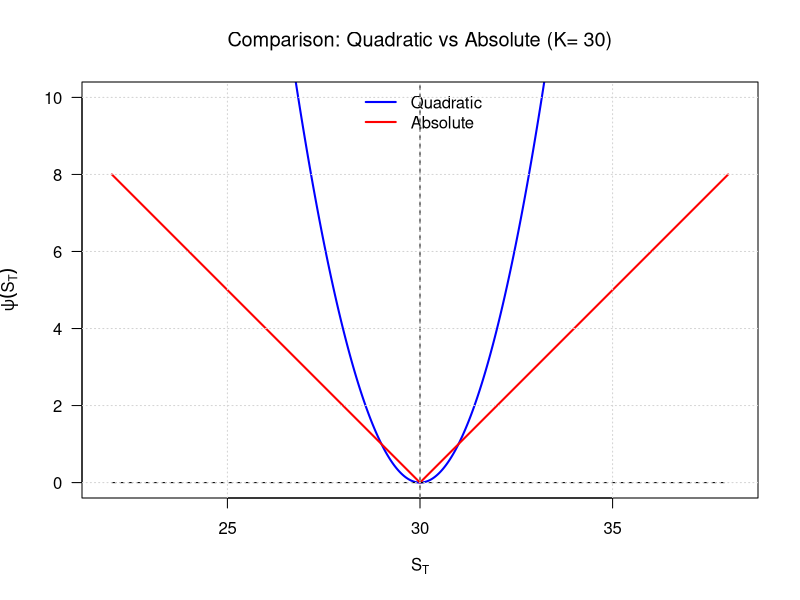
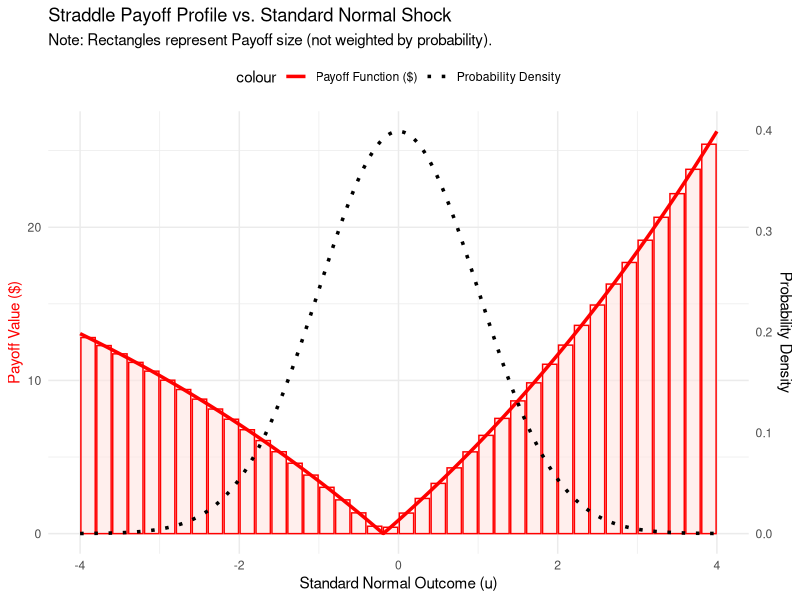
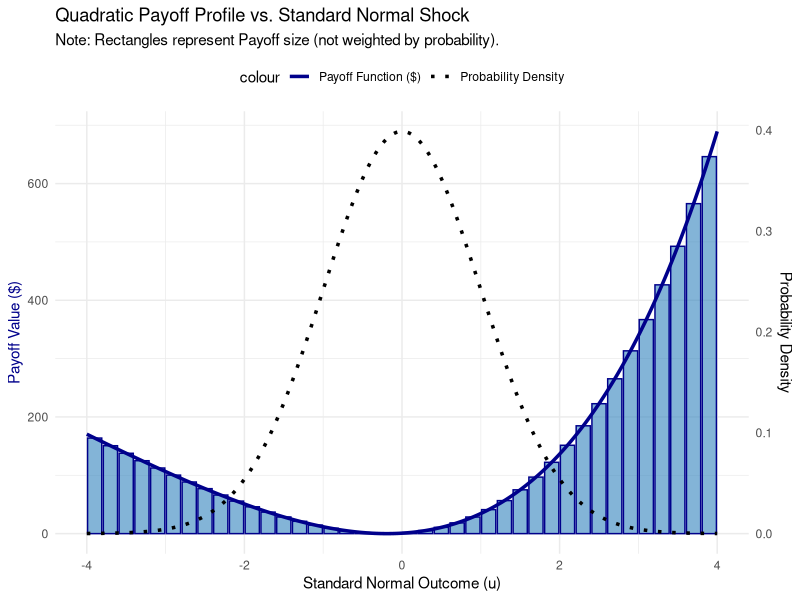

These charts were generated, in order, by the following R code:
# ==============================================================================
# LLSMS2225 Group Project
# ==============================================================================

# ==============================================================================
# FIGURE 1.2 - Payoff of Absolute (Straddle) vs Quadratic (Variance)
# ==============================================================================

# Clean workspace
rm(list = ls())

# Parameters
K = 30           # strike

# range (Zoomed to [22, 38] to visualize the crossing point clearly)
x = seq(22, 38, .01)
nx = length(x)

# Define Payoffs
payoff_quad = (x - K)^2
payoff_abs  = abs(x - K)

# Plotting
# We set ylim to c(0, 10) to prevent the quadratic curve from flattening the V-shape
# We set asp = 1 to ensure the Straddle appears at a 45-degree angle visually
plot(x, payoff_quad, col="blue", type="l", lwd=2, 
     xlab=expression(S[T]), ylab=expression(psi(S[T])), 
     ylim=c(0, 10), 
     asp=1, 
     las=1,
     main=bquote("Comparison: Quadratic vs Absolute (K="~.(K)*")"))

# Add Absolute Payoff (Red)
lines(x, payoff_abs, col="red", lwd=2)

# Add Reference lines (Ground and Strike) similar to reference code
points(x, rep(0,nx), col="black", type="l", lty=2)
abline(v=K, col="black", lty=2)

# Add Legend
legend("top", legend=c("Quadratic", "Absolute"), 
       col=c("blue", "red"), lwd=2, bty="n")

# Add Grid
grid()


# ==============================================================================
# Q2.2: Pricing via Numerical Integration & Visualization
# ==============================================================================
rm(list=ls()) # Clear environment

# Load libraries once at the start
library(ggplot2)
library(gridExtra) 

# 1. SETUP: Define Market Parameters (Global)
# ------------------------------------------------------------------------------
S0    <- 30      # Initial Stock Price
K     <- 30      # Strike Price
T     <- 1.0     # Time to Maturity (1 year)
r     <- 0.04    # Risk-free Rate (4%)
sigma <- 0.15    # Volatility (15%)

# 2. PRICING: Define Density & Integrands
# ------------------------------------------------------------------------------
# Black-Scholes Log-Normal Parameters
mu_log <- log(S0) + (r - 0.5 * sigma^2) * T
sd_log <- sigma * sqrt(T)

# Function for the Absolute Payoff (Straddle)
integrand_abs <- function(x) {
  payoff  <- abs(x - K)
  density <- dlnorm(x, meanlog = mu_log, sdlog = sd_log)
  return(payoff * density)
}

# Function for the Quadratic Payoff (Variance)
integrand_quad <- function(x) {
  payoff  <- (x - K)^2
  density <- dlnorm(x, meanlog = mu_log, sdlog = sd_log)
  return(payoff * density)
}

# 3. CALCULATE PRICE (Integrate & Discount)
# ------------------------------------------------------------------------------
val_abs_int  <- integrate(integrand_abs, lower = 0, upper = Inf)$value
val_quad_int <- integrate(integrand_quad, lower = 0, upper = Inf)$value

# Discount back to present value using exp(-rT)
price_abs_int  <- exp(-r * T) * val_abs_int
price_quad_int <- exp(-r * T) * val_quad_int

print(paste("Absolute Price (Integration):", round(price_abs_int, 4)))
print(paste("Quadratic Price (Integration):", round(price_quad_int, 4)))

# 4. VISUALIZATION: Plotting Logic
# ------------------------------------------------------------------------------
# Helper: Convert Standard Normal 'u' to Stock Price 'ST'
get_ST <- function(u) S0 * exp((r - 0.5 * sigma^2) * T + sigma * sqrt(T) * u)

# Unified plotting function
plot_hypothetical <- function(payoff_func, fill_col, line_col, title, y_label_col) {
  
  # A. Data Generation
  u_seq <- seq(-4, 4, length.out = 1000)
  df_smooth <- data.frame(u = u_seq, ST = get_ST(u_seq))
  df_smooth$Payoff <- payoff_func(df_smooth$ST)
  df_smooth$Prob   <- dnorm(u_seq)
  
  # B. Rectangles (Coarse Grid)
  n_rects <- 40
  u_breaks <- seq(-4, 4, length.out = n_rects + 1)
  u_centers <- (u_breaks[-1] + u_breaks[-(n_rects+1)]) / 2 # Midpoints
  
  df_rect <- data.frame(u = u_centers, ST = get_ST(u_centers))
  df_rect$Payoff <- payoff_func(df_rect$ST)
  df_rect$Width  <- diff(u_breaks)[1]
  
  # C. Dynamic Scaling (Fits Probability line to Payoff scale)
  scale_factor <- max(df_smooth$Payoff) / max(df_smooth$Prob)
  
  # D. Plotting
  ggplot() +
    # Rectangles
    geom_col(data = df_rect, aes(x = u, y = Payoff), width = df_rect$Width * 0.9,
             fill = fill_col, color = line_col, alpha = 0.6) +
    # Payoff Curve
    geom_line(data = df_smooth, aes(x = u, y = Payoff, color = "Payoff Function ($)"), size = 1.2) +
    # Probability Curve
    geom_line(data = df_smooth, aes(x = u, y = Prob * scale_factor, color = "Probability Density"),
              linetype = "dotted", size = 1.2) +
    # Scales & Theme
    scale_y_continuous(name = "Payoff Value ($)",
                       sec.axis = sec_axis(~ . / scale_factor, name = "Probability Density")) +
    scale_color_manual(values = c("Payoff Function ($)" = line_col, "Probability Density" = "black")) +
    labs(title = title, subtitle = "Note: Rectangles represent Payoff size (not weighted by probability).", 
         x = "Standard Normal Outcome (u)") +
    theme_minimal() +
    theme(legend.position = "top", 
          axis.title.y = element_text(color = y_label_col),
          axis.title.y.right = element_text(color = "black"))

}

# 5. GENERATE & DISPLAY PLOTS
# ------------------------------------------------------------------------------

# Plot 1: Absolute Payoff
p1 <- plot_hypothetical(
  payoff_func = function(S) abs(S - K),
  fill_col = "mistyrose", line_col = "red",
  title = "Straddle Payoff Profile vs. Standard Normal Shock", y_label_col = "red"
)

# Plot 2: Quadratic Payoff
p2 <- plot_hypothetical(
  payoff_func = function(S) (S - K)^2,
  fill_col = "#3182bd", line_col = "darkblue",
  title = "Quadratic Payoff Profile vs. Standard Normal Shock", y_label_col = "darkblue"
)

# Display plots individually
print(p1)
print(p2)
